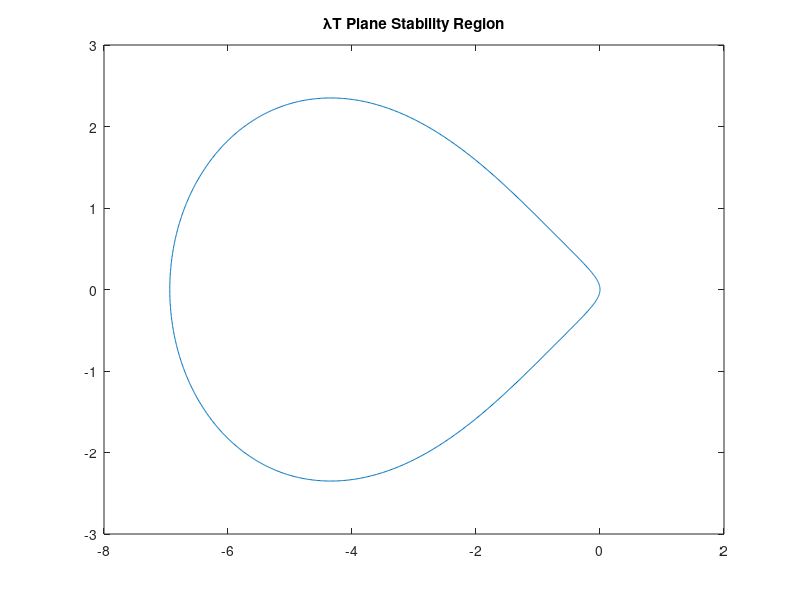

MATLAB code for this plot:
lambda = -10;
T = 0.5;

LT = lambda*T;
A = [1 0 -LT 0; 0 1 0 -LT; 1 1 0 0; 0 1 -1 -1];
B = [0; -exp(LT); -1; -2];
x = A\B;

a0 = x(1);
a1 = x(2);
b0 = x(3);
b1 = x(4);

num = [b1 b0];
den = [1 a1 a0];

zeros = roots(num);
poles = roots(den);

theta = linspace(0,2*pi,1001);
z = exp(1i*theta);

w = (z.^2+a1*z+a0)./(b1*z+b0);

figure(1)
plot(real(w),imag(w))
title('\lambdaT Plane Stability Region')

